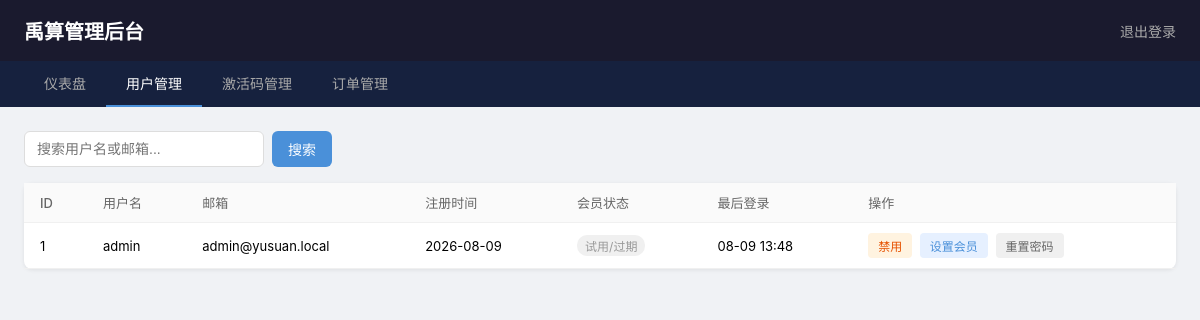
Page /admin/users (signed in) on the committed database.
### models.py (models this page shows, shortened)
class User(db.Model):
    __tablename__ = 'users'
    id = db.Column(db.Integer, primary_key=True)
    username = db.Column(db.String(80), unique=True, nullable=False, index=True)
    email = db.Column(db.String(120), unique=True, nullable=False, index=True)
    password_hash = db.Column(db.String(256), nullable=False)
    is_member = db.Column(db.Boolean, default=False)
    is_permanent = db.Column(db.Boolean, default=False)
    membership_expiry = db.Column(db.DateTime, nullable=True)
    membership_plan = db.Column(db.String(50), nullable=True)
    trial_start = db.Column(db.DateTime, nullable=True)
    created_at = db.Column(db.DateTime, default=datetime.utcnow)
    last_login = db.Column(db.DateTime, nullable=True)
    is_admin = db.Column(db.Boolean, default=False)
    is_active_user = db.Column(db.Boolean, default=True)  # 账户是否可用
    orders = db.relationship('Order', backref='user', lazy='dynamic')

### app.py (the view, shortened to what this page needs)
@app.route('/admin/users')
@admin_required
def admin_users():
    page = request.args.get('page', 1, type=int)
    search = request.args.get('search', '').strip()
    query = User.query
    users = query.order_by(User.created_at.desc()).paginate(page=page, per_page=20)
    return render_template('admin/users.html', users=users, search=search)

### app.py (called while the page is built)
def admin_required(f):
    @wraps(f)
    def decorated(*args, **kwargs):
        if 'admin_user' not in session:
            return redirect(url_for('admin_login'))
        return f(*args, **kwargs)
    return decorated

### templates/admin/users.html (shortened to what this page needs)
<!DOCTYPE html>
<html lang="zh-CN">
<head>
</head>
<body>
    <div class="header">
        <h1>禹算管理后台</h1>
        <a href="/admin/logout">退出登录</a>
    </div>
    <div class="nav">
        <a href="/admin">仪表盘</a>
        <a href="/admin/users" class="active">用户管理</a>
        <a href="/admin/codes">激活码管理</a>
        <a href="/admin/orders">订单管理</a>
    </div>
    <div class="container">
        <div class="toolbar">
            <form class="search-box" method="GET">
                <input type="text" name="search" placeholder="搜索用户名或邮箱..." value="{{ search }}">
                <button type="submit">搜索</button>
            </form>
        </div>
        <div class="section">
            <table>
                <tr>
                    <th>ID</th><th>用户名</th><th>邮箱</th><th>注册时间</th>
                    <th>会员状态</th><th>最后登录</th><th>操作</th>
                </tr>
                {% for user in users.items %}
                <tr>
                    <td>{{ user.id }}</td>
                    <td>{{ user.username }}</td>
                    <td>{{ user.email }}</td>
                    <td>{{ user.created_at.strftime('%Y-%m-%d') if user.created_at else '-' }}</td>
                    <td>
                        {% if user.is_permanent %}
                        <span class="badge badge-green">永久会员</span>
                        {% elif user.is_member %}
                        <span class="badge badge-blue">{{ user.membership_plan or '会员' }}</span>
                        {% else %}
                        <span class="badge badge-gray">试用/过期</span>
                        {% endif %}
                    </td>
                    <td>{{ user.last_login.strftime('%m-%d %H:%M') if user.last_login else '-' }}</td>
                    <td>
                        <button class="btn-sm btn-toggle" onclick="toggleUser({{ user.id }})">
                            {{ '启用' if not user.is_active_user else '禁用' }}
                        </button>
                        <button class="btn-sm btn-member" onclick="showMemberModal({{ user.id }})">设置会员</button>
                        <button class="btn-sm btn-reset" onclick="resetPassword({{ user.id }})">重置密码</button>
                    </td>
                </tr>
                {% endfor %}
            </table>
        </div>
    </div>
</body>
</html>

### templates/admin/users.html (style rules this page uses)
* { margin: 0; padding: 0; box-sizing: border-box; }
body { font-family: -apple-system, BlinkMacSystemFont, "Segoe UI", sans-serif; background: #f0f2f5; }
.header { background: #1a1a2e; color: #fff; padding: 16px 24px; display: flex; justify-content: space-between; align-items: center; }
.header h1 { font-size: 20px; }
.header a { color: #aaa; text-decoration: none; font-size: 14px; }
.nav { background: #16213e; padding: 0 24px; display: flex; gap: 0; }
.nav a { color: #aaa; text-decoration: none; padding: 12px 20px; font-size: 14px; transition: all 0.2s; border-bottom: 2px solid transparent; }
.nav a:hover, .nav a.active { color: #fff; border-bottom-color: #4a90d9; }
.container { max-width: 1200px; margin: 24px auto; padding: 0 24px; }
.toolbar { display: flex; justify-content: space-between; align-items: center; margin-bottom: 16px; }
.search-box { display: flex; gap: 8px; }
.search-box input { padding: 8px 12px; border: 1px solid #ddd; border-radius: 6px; font-size: 14px; width: 240px; outline: none; }
.search-box button { padding: 8px 16px; background: #4a90d9; color: #fff; border: none; border-radius: 6px; cursor: pointer; font-size: 14px; }
.section { background: #fff; border-radius: 8px; box-shadow: 0 1px 4px rgba(0,0,0,0.08); }
table { width: 100%; border-collapse: collapse; }
th, td { padding: 10px 16px; text-align: left; border-bottom: 1px solid #f0f0f0; font-size: 13px; }
th { background: #fafafa; color: #666; font-weight: 500; }
.badge { display: inline-block; padding: 2px 8px; border-radius: 10px; font-size: 12px; }
.badge-gray { background: #f0f0f0; color: #999; }
.btn-sm { padding: 4px 10px; border: none; border-radius: 4px; cursor: pointer; font-size: 12px; margin-right: 4px; }
.btn-toggle { background: #fff3e0; color: #e65100; }
.btn-member { background: #e6f0ff; color: #4a90d9; }
.btn-reset { background: #f0f0f0; color: #666; }

### rows in the picture
User: id "1", username "admin", email "admin@yusuan.local", created_at "2026-08-09", is_permanent "试用/过期", last_login "08-09 13:48", is_active_user "禁用"
